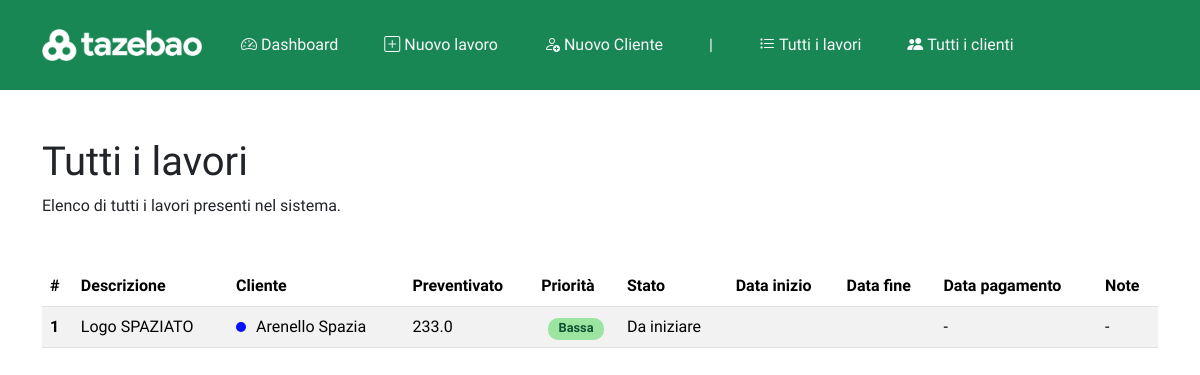
The page /lavori on the database as committed earlier.
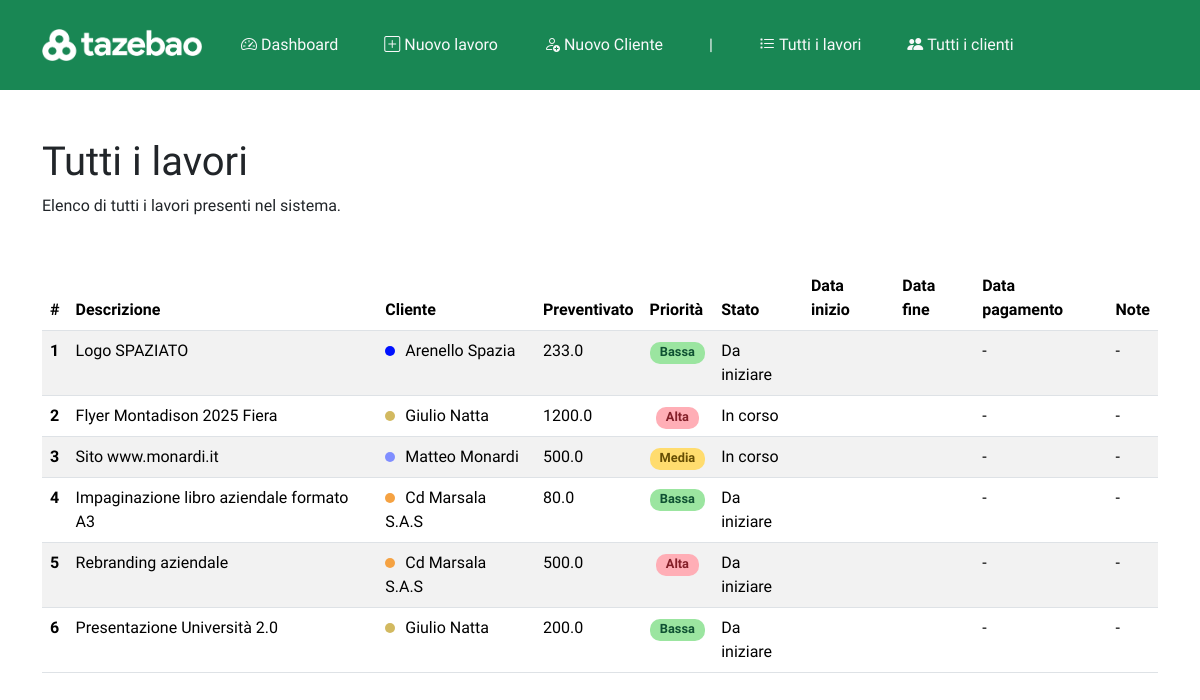
The same page on the database as committed later.
### app.py (models this page shows, shortened)
class Lavoro(db.Model):
    __tablename__ = 'lavori'
    id = db.Column(db.Integer, primary_key=True)
    descrizione = db.Column(db.String(200), nullable=False)
    data_inizio = db.Column(db.Date, nullable=True)
    data_fine = db.Column(db.Date, nullable=True)
    data_pagamento = db.Column(db.Date, nullable=True)
    stato = db.Column(db.String(50), nullable=True)
    priorita = db.Column(db.String(50), nullable=True)
    preventivato = db.Column(db.Float, nullable=True)
    cliente_id = db.Column(db.Integer, db.ForeignKey('clienti.id'), nullable=False)
    note = db.Column(db.Text, nullable=True)

class Cliente(db.Model):
    __tablename__ = 'clienti'
    id = db.Column(db.Integer, primary_key=True)
    name = db.Column(db.String(100), nullable=False)
    email = db.Column(db.String(100), nullable=False)
    telefono = db.Column(db.String(20), nullable=False)
    lavori = db.relationship('Lavoro', backref='cliente', lazy=True)
    note = db.Column(db.Text, nullable=True)
    colore = db.Column(db.String(20), nullable=True)

### app.py (the view)
@app.route('/lavori')
def lavori():
    lavori_list = Lavoro.query.all()
    return render_template('lavori.html', lavori=lavori_list)

### templates/lavori.html (shortened to what this page needs)
{% extends "base.html" %}
{% block content %}
<h1>Tutti i lavori</h1>
<p class="mb-4">Elenco di tutti i lavori presenti nel sistema.</p>
<div class="container p-0 mt-5">
    <table class="table table-striped" id="tabellaLavori">
        <thead>
            <tr>
                <th scope="col">#</th>
                <th scope="col">Descrizione</th>
                <th scope="col">Cliente</th>
                <th scope="col">Preventivato</th>
                <th scope="col">Priorità</th>
                <th scope="col">Stato</th>
                <th scope="col">Data inizio</th>
                <th scope="col">Data fine</th>
                <th scope="col">Data pagamento</th>
                <th scope="col">Note</th>
            </tr>
        </thead>
        <tbody>
            {% for lavoro in lavori %}
            <tr>
                <th scope="row">{{ lavoro.id }}</th>
                <td>{{ lavoro.descrizione }}</td>
                <td><span class="cliente-bullet"
                        style="background-color: {{ lavoro.cliente.colore }} !important;"></span>{{ lavoro.cliente.name
                    }}</td>
                <td>{{ lavoro.preventivato }}</td>
                <td class="text-center"><span class="prio-pill">{{ lavoro.priorita }}</span></td>
                <td>{{ lavoro.stato if lavoro.stato else '-' }}</td>
                <td>{{ lavoro.data_inizio if lavoro.data_inizio else '' }}</td>
                <td>{{ lavoro.data_fine if lavoro.data_fine else "" }}</td>
                <td>{{ lavoro.data_pagamento  if lavoro.data_pagamento else "-" }}</td>
                <td>{{ lavoro.note if lavoro.note else "-" }}</td>
            </tr>
            {% endfor %}
        </tbody>
</div>
{% endblock %}

### templates/base.html (shortened to what this page needs)
<!DOCTYPE html>
<html lang="it">
<head>
    <link rel="stylesheet" href="https://cdn.jsdelivr.net/npm/bootstrap@5.3.3/dist/css/bootstrap.min.css"
>
    <link rel="stylesheet" href="https://cdn.jsdelivr.net/npm/bootstrap-icons@1.13.1/font/bootstrap-icons.min.css">
    <link rel="stylesheet" href="{{ url_for('static', filename='css/style.css') }}">
</head>
<body>
    {% include '_navbar.html' %}
    <main class="container mt-5">
        {% block content %}
        {% endblock %}
    </main>
</body>
</html>

### templates/_navbar.html (shortened to what this page needs)
<nav class="navbar navbar-expand-lg navbar-dark bg-primary d-none d-lg-flex">
    <div class="container">
        <a class="navbar-brand" href="">
            <img class="mobile-nav-logo px-0" src="{{ url_for('static', filename='img/logo_light.png')}}" alt="">
        </a>
        <div class="collapse navbar-collapse">
            <ul class="navbar-nav me-auto mb-2 mb-lg-0">
                <li class="nav-item"><a class="nav-link text-light fw-medium" href="{{ url_for('index') }}">
                        <i class="bi bi-speedometer2"></i>&nbsp;Dashboard</a></li>
                <li class="nav-item"><a class="nav-link text-light fw-medium" href="{{ url_for('nuovo_lavoro') }}">
                        <i class="bi bi-plus-square"></i></i>&nbsp;Nuovo lavoro</a></li>
                <li class="nav-item"><a class="nav-link text-light fw-medium" href="{{ url_for('nuovo_cliente') }}">
                        <i class="bi bi-person-add"></i>&nbsp;Nuovo Cliente</a></li>
                <li class="nav-item nav-link text-light fw-medium">|</li>
                <li class="nav-item"><a class="nav-link text-light fw-medium" href="{{ url_for('lavori') }}">
                        <i class="bi bi-list-task"></i>&nbsp;Tutti i lavori</a></li>
                <li class="nav-item"><a class="nav-link text-light fw-medium" href="{{ url_for('clienti') }}">
                        <i class="bi bi-people-fill"></i>&nbsp;Tutti i clienti</a></li>
            </ul>
        </div>
    </div>
</nav>

### static/css/style.css (style rules this page uses)
* { font-family: 'Hanken Grotesk', sans-serif !important; }
.bg-primary { background-color: #198754 !important; }
.desktop-nav-logo, .mobile-nav-logo { max-width: 160px; height: auto; padding: 1rem; }
.nav-link { margin-left: 15px; margin-right: 15px; }
.cliente-bullet { display: inline-block; width: 10px; margin-right: 10px; border-radius: 100%; height: 10px; }
.prio-pill { text-align: center !important; width:100%; }

Rows that differ between the two databases and show on the page:
added Lavoro: id "2", descrizione "Flyer Montadison 2025 Fiera", cliente.name "Giulio Natta", preventivato "1200.0", priorita "Alta", stato "In corso", data_pagamento "-", note "-"
added Lavoro: id "3", descrizione "Sito www.monardi.it", cliente.name "Matteo Monardi", preventivato "500.0", priorita "Media", stato "In corso", data_pagamento "-", note "-"
added Lavoro: id "4", descrizione "Impaginazione libro aziendale formato A3", cliente.name "Cd Marsala S.A.S", preventivato "80.0", priorita "Bassa", stato "Da iniziare", data_pagamento "-", note "-"
added Lavoro: id "5", descrizione "Rebranding aziendale", cliente.name "Cd Marsala S.A.S", preventivato "500.0", priorita "Alta", stato "Da iniziare", data_pagamento "-", note "-"
added Lavoro: id "6", descrizione "Presentazione Università 2.0", cliente.name "Giulio Natta", preventivato "200.0", priorita "Bassa", stato "Da iniziare", data_pagamento "-", note "-"
